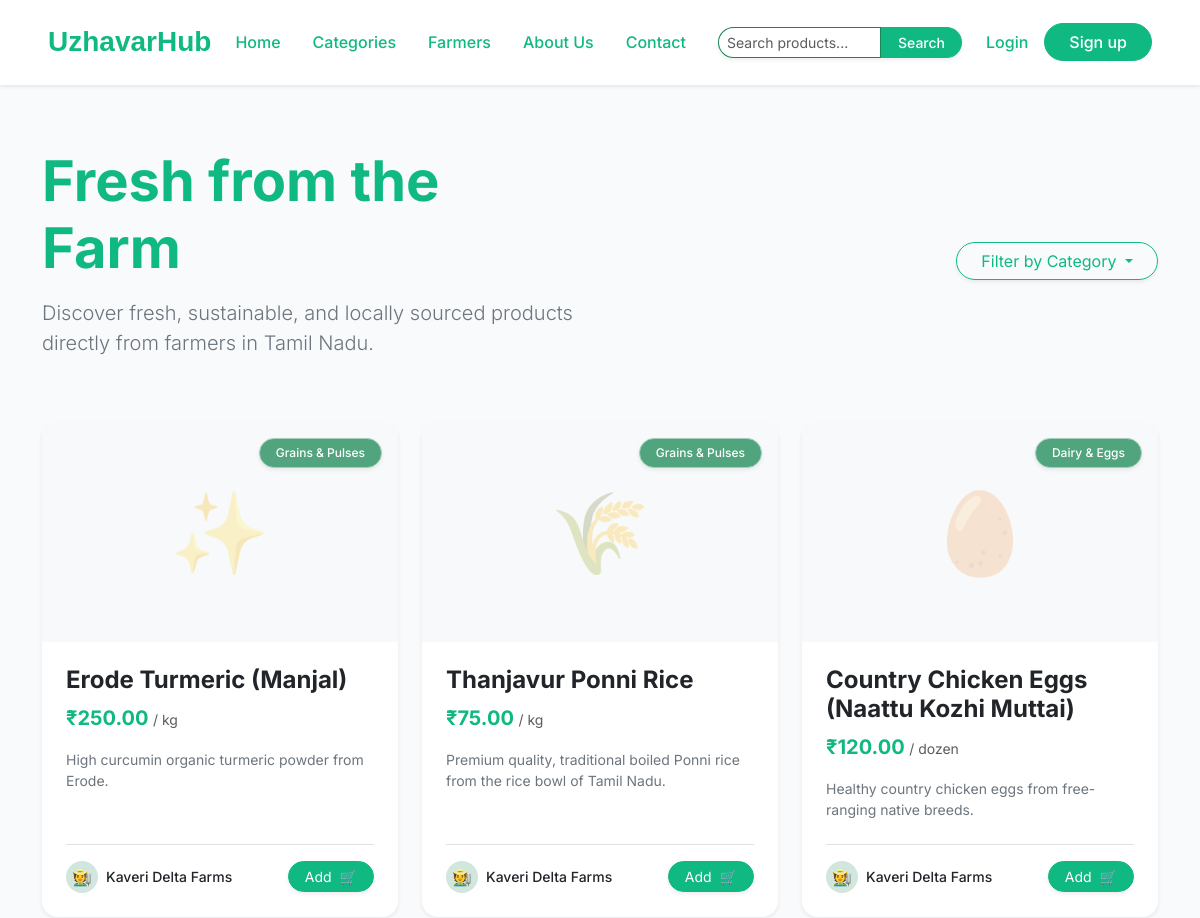
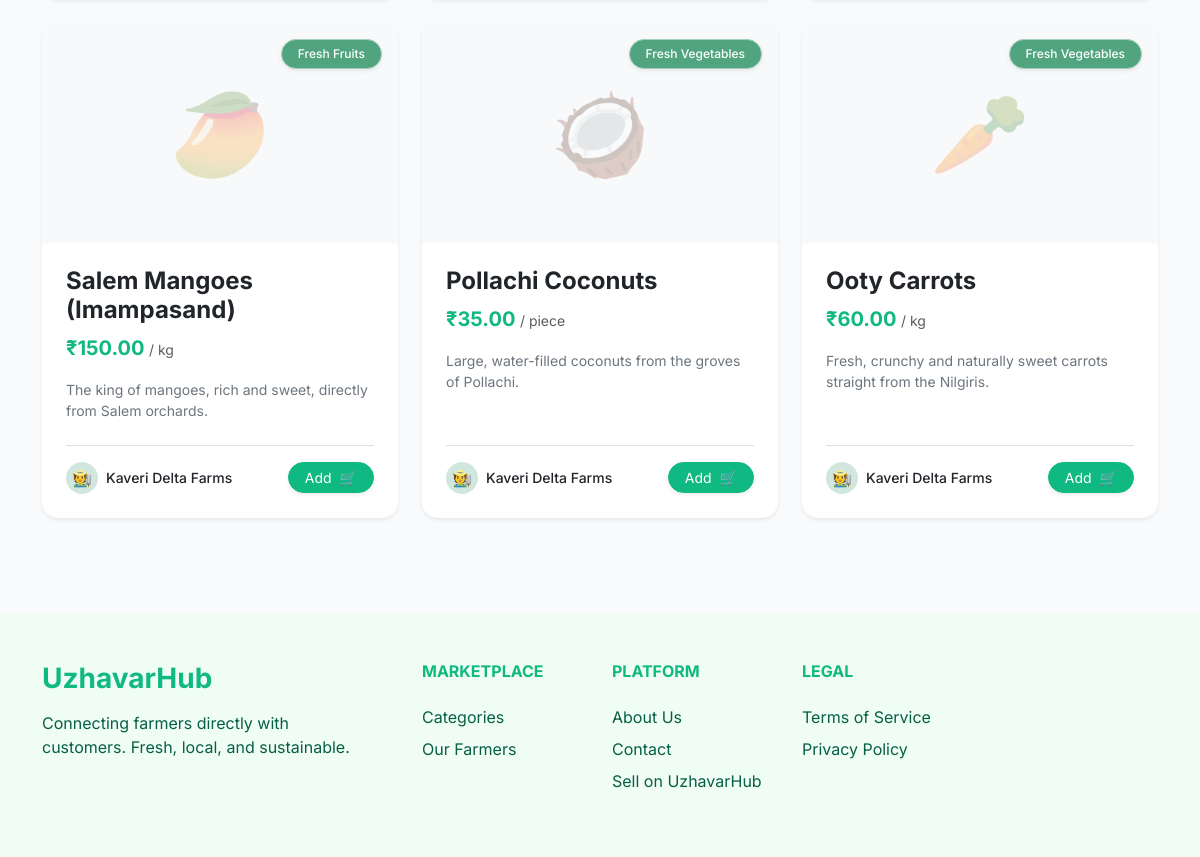
The app's page /marketplace/products/ with its own data (2 pictures, top to bottom).
### marketplace/models.py (models this page shows, shortened)
class Product(models.Model):
    name = models.CharField(max_length=200)
    slug = models.SlugField(unique=True, max_length=50)
    description = models.TextField()
    price = models.DecimalField(max_digits=10, decimal_places=2)
    unit = models.CharField(max_length=50)
    stock_quantity = models.PositiveIntegerField()
    is_active = models.BooleanField(default=True)
    created_at = models.DateTimeField(auto_now_add=True)
    updated_at = models.DateTimeField(auto_now=True)
    category = models.ForeignKey(Category, on_delete=models.CASCADE)
    farmer = models.ForeignKey('accounts.FarmerProfile', on_delete=models.CASCADE)

class Category(models.Model):
    name = models.CharField(max_length=100)
    slug = models.SlugField(unique=True, max_length=50)
    description = models.TextField(blank=True, null=True)

### accounts/models.py (models this page shows, shortened)
class FarmerProfile(models.Model):
    user = models.OneToOneField(User, on_delete=models.CASCADE, related_name='farmer_profile')
    farm_name = models.CharField(max_length=255)
    location = models.CharField(max_length=255)
    is_verified = models.BooleanField(default=False)

### marketplace/views.py (the view)
# urls.py: path('products/', views.product_list, name='product_list'),
def product_list(request):
    products = Product.objects.filter(is_active=True).select_related('farmer', 'category').order_by('-created_at')
    categories = Category.objects.all()
    return render(request, 'marketplace/product_list.html', {
        'products': products,
        'categories': categories,
        'title': 'Fresh Farm Products'
    })

### marketplace/templates/marketplace/product_list.html (shortened to what this page needs)
{% extends 'core/base.html' %}
{% load static %}
{% block content %}
<div class="container py-5">
    <div class="row mb-5 align-items-center">
        <div class="col-lg-6">
            <h1 class="display-4 fw-bold text-success mb-3">Fresh from the Farm</h1>
            <p class="lead text-secondary">Discover fresh, sustainable, and locally sourced products directly from farmers in Tamil Nadu.</p>
        </div>
        <div class="col-lg-6 text-lg-end">
            <div class="dropdown d-inline-block">
                <button class="btn btn-outline-success rounded-pill px-4 dropdown-toggle shadow-sm" type="button" id="categoryFilter" data-bs-toggle="dropdown" aria-expanded="false">
                    Filter by Category
                </button>
            </div>
        </div>
    </div>
    <div class="row row-cols-1 row-cols-md-2 row-cols-lg-3 g-4">
        {% for product in products %}
        <div class="col">
            <div class="card h-100 border-0 shadow-sm rounded-4 product-card hover-lift overflow-hidden position-relative">
                <div class="position-absolute top-0 end-0 p-3 z-3">
                    <span class="badge bg-success bg-opacity-75 rounded-pill shadow-sm px-3 py-2 fw-medium border border-success-subtle glass-badge">
                        {{ product.category.name }}
                    </span>
                </div>
                <div class="bg-light w-100 d-flex align-items-center justify-content-center" style="height: 220px;">
                    <span class="display-1 opacity-25">
                        {% if 'Mango' in product.name %}🥭
                        {% elif 'Carrot' in product.name %}🥕
                        {% elif 'Coconut' in product.name %}🥥
                        {% elif 'Egg' in product.name %}🥚
                        {% elif 'Rice' in product.name %}🌾
                        {% elif 'Turmeric' in product.name %}✨
                        {% else %}🌱{% endif %}
                    </span>
                </div>
                <div class="card-body p-4 d-flex flex-column">
                    <div class="d-flex justify-content-between align-items-start mb-2">
                        <h5 class="card-title fw-bold text-dark mb-0 fs-4">{{ product.name }}</h5>
                    </div>
                    <div class="mb-3">
                        <span class="text-success fs-5 fw-bold">₹{{ product.price }}</span>
                        <span class="text-muted small">/ {{ product.unit }}</span>
                    </div>
                    <p class="card-text text-secondary small mb-4 flex-grow-1">{{ product.description|truncatechars:100 }}</p>
                    <div class="mt-auto border-top pt-3 d-flex justify-content-between align-items-center">
                        <div class="d-flex align-items-center gap-2">
                            <div class="bg-success-subtle text-success rounded-circle d-flex align-items-center justify-content-center" style="width: 32px; height: 32px;">
                                🧑‍🌾
                            </div>
                            <a href="{% url 'marketplace:farmer_list' %}#farmer-{{ product.farmer.id }}" class="text-decoration-none text-dark fw-medium small hover-success">
                                {{ product.farmer.farm_name|truncatechars:20 }}
                            </a>
                        </div>
                        <a href="{% url 'orders:add_to_cart' product.id %}" class="btn btn-success rounded-pill px-3 shadow-sm add-to-cart-btn btn-sm d-flex align-items-center gap-2 transition-all">
                            <span>Add</span> 🛒
                        </a>
                    </div>
                </div>
            </div>
        </div>
        {% empty %}
        <div class="col-12 text-center py-5">
            <div class="display-1 text-muted mb-4 opacity-50">🌱</div>
            <h3 class="text-dark fw-bold mb-2">No products found</h3>
            <p class="text-secondary">We couldn't find any active products at the moment. Please check back later.</p>
        </div>
        {% endfor %}
    </div>
</div>
{% endblock %}

### core/static/css/styles.css (style rules this page uses)
:root { --uh-green: #10B981; --uh-green-dark: #059669; --uh-green-light: #f0fdf4; --uh-text: #065f46; }
body { font-family: 'Inter', sans-serif; display: flex; flex-direction: column; min-height: 100vh; }
.text-success { color: var(--uh-green) !important; }
.btn-success { background-color: var(--uh-green); border-color: var(--uh-green); }
.btn-outline-success { color: var(--uh-green); border-color: var(--uh-green); }

### core/templates/core/base.html (style rules this page uses)
body { font-family: 'Inter', sans-serif; background-color: #f8fafc; }

### marketplace/templates/marketplace/product_list.html (style rules this page uses)
.hover-lift { transition: transform 0.3s cubic-bezier(0.175, 0.885, 0.32, 1.275), box-shadow 0.3s ease; }
.glass-badge { backdrop-filter: blur(8px); -webkit-backdrop-filter: blur(8px); }

### records on screen
Product: category.name "Grains & Pulses", name "Erode Turmeric (Manjal)", price "250.00", unit "kg", description "High curcumin organic turmeric powder from Erode.", farmer.farm_name "Kaveri Delta Farms"
Product: category.name "Grains & Pulses", name "Thanjavur Ponni Rice", price "75.00", unit "kg", description "Premium quality, traditional boiled Ponni rice from the rice bowl of Tamil Nadu.", farmer.farm_name "Kaveri Delta Farms"
Product: category.name "Dairy & Eggs", name "Country Chicken Eggs (Naattu Kozhi Muttai)", price "120.00", unit "dozen", description "Healthy country chicken eggs from free-ranging native breeds.", farmer.farm_name "Kaveri Delta Farms"
Product: category.name "Fresh Fruits", name "Salem Mangoes (Imampasand)", price "150.00", unit "kg", description "The king of mangoes, rich and sweet, directly from Salem orchards.", farmer.farm_name "Kaveri Delta Farms"
Product: category.name "Fresh Vegetables", name "Pollachi Coconuts", price "35.00", unit "piece", description "Large, water-filled coconuts from the groves of Pollachi.", farmer.farm_name "Kaveri Delta Farms"
Product: category.name "Fresh Vegetables", name "Ooty Carrots", price "60.00", unit "kg", description "Fresh, crunchy and naturally sweet carrots straight from the Nilgiris.", farmer.farm_name "Kaveri Delta Farms"
